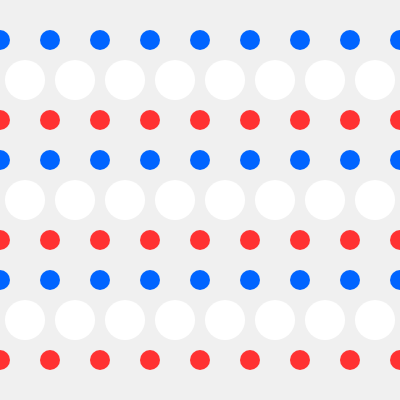
Frame 1 (no input)
Frame 60 (no input): identical to frame 1, image omitted
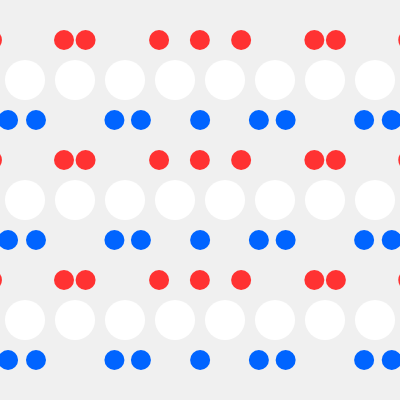
Frame 120 (the mouse pressed at the canvas centre since frame 60)

The p5.js sketch that drew these frames (run headless with seeded random() and noise() and a simulated clock; from frame 60 on, the mouse is pressed at the canvas centre):

// p5.js sketch
// ── sketch.js
// DM2008 — Activity 2b: Pattern Making

function setup() {
  createCanvas(400, 400);
  noStroke();
}

function draw() {
  background(240);

  // Red and blue swap when the user presses the mouse.
  let topColor = mouseIsPressed ? color(255, 50, 50) : color(0, 100, 255);
  let bottomColor = mouseIsPressed ? color(0, 100, 255) : color(255, 50, 50);

  for (let y = 80; y <= height; y += 120) {

    for (let i = 0; i < width + 50; i += 50) {
      
      let wave = 0;
      if (mouseIsPressed) {
        wave = sin(frameCount * 0.1 + i * 0.05) * 15;
      }

      fill(topColor); 
      ellipse(i + wave, y - 40, 20);

      fill(255); 
      ellipse(i + 25, y, 40);

      fill(bottomColor); 
      ellipse(i - wave, y + 40, 20);
    }
  }
}
